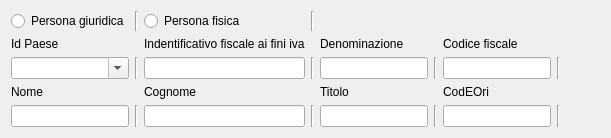
            <widget class="QWidget" name="tab_8">
             <attribute name="title">
              <string>Rappresentante legale</string>
             </attribute>
             <layout class="QGridLayout" name="gridLayout_15">
              <item row="3" column="3">
               <widget class="QLabel" name="label_74">
                <property name="text">
                 <string>Cognome</string>
                </property>
               </widget>
              </item>
              <item row="2" column="4">
               <widget class="Line" name="line_50">
                <property name="orientation">
                 <enum>Qt::Vertical</enum>
                </property>
               </widget>
              </item>
              <item row="2" column="2">
               <widget class="Line" name="line_56">
                <property name="orientation">
                 <enum>Qt::Vertical</enum>
                </property>
               </widget>
              </item>
              <item row="1" column="3">
               <widget class="QLabel" name="label_71">
                <property name="text">
                 <string>Indentificativo fiscale ai fini iva</string>
                </property>
               </widget>
              </item>
              <item row="1" column="5">
               <widget class="QLabel" name="label_70">
                <property name="text">
                 <string>Denominazione</string>
                </property>
               </widget>
              </item>
              <item row="2" column="7">
               <widget class="QLineEdit" name="lineEdit_2"/>
              </item>
              <item row="4" column="2">
               <widget class="Line" name="line_55">
                <property name="orientation">
                 <enum>Qt::Vertical</enum>
                </property>
               </widget>
              </item>
              <item row="4" column="3">
               <widget class="QLineEdit" name="cognome"/>
              </item>
              <item row="3" column="5">
               <widget class="QLabel" name="label_75">
                <property name="text">
                 <string>Titolo</string>
                </property>
               </widget>
              </item>
              <item row="3" column="7">
               <widget class="QLabel" name="label_76">
                <property name="text">
                 <string>CodEOri</string>
                </property>
               </widget>
              </item>
              <item row="4" column="5">
               <widget class="QLineEdit" name="titolo"/>
              </item>
              <item row="2" column="6">
               <widget class="Line" name="line_51">
                <property name="orientation">
                 <enum>Qt::Vertical</enum>
                </property>
               </widget>
              </item>
              <item row="2" column="8">
               <widget class="Line" name="line_52">
                <property name="orientation">
                 <enum>Qt::Vertical</enum>
                </property>
               </widget>
              </item>
              <item row="4" column="4">
               <widget class="Line" name="line_53">
                <property name="orientation">
                 <enum>Qt::Vertical</enum>
                </property>
               </widget>
              </item>
              <item row="4" column="7">
               <widget class="QLineEdit" name="cod_ori"/>
              </item>
              <item row="4" column="6">
               <widget class="Line" name="line_54">
                <property name="orientation">
                 <enum>Qt::Vertical</enum>
                </property>
               </widget>
              </item>
              <item row="4" column="1">
               <widget class="QLineEdit" name="nome"/>
              </item>
              <item row="4" column="9">
               <spacer name="horizontalSpacer_10">
                <property name="orientation">
                 <enum>Qt::Horizontal</enum>
                </property>
                <property name="sizeHint" stdset="0">
                 <size>
                  <width>40</width>
                  <height>20</height>
                 </size>
                </property>
               </spacer>
              </item>
              <item row="2" column="5">
               <widget class="QLineEdit" name="denominazione_2"/>
              </item>
              <item row="3" column="1">
               <widget class="QLabel" name="label_73">
                <property name="text">
                 <string>Nome</string>
                </property>
               </widget>
              </item>
              <item row="2" column="1">
               <widget class="QComboBox" name="id_ced_prest_2">
                <property name="editable">
                 <bool>true</bool>
                </property>
               </widget>
              </item>
              <item row="4" column="8">
               <widget class="Line" name="line_57">
                <property name="orientation">
                 <enum>Qt::Vertical</enum>
                </property>
               </widget>
              </item>
              <item row="2" column="3">
               <widget class="QLineEdit" name="fis_iva_2">
                <property name="maxLength">
                 <number>11</number>
                </property>
               </widget>
              </item>
              <item row="1" column="1">
               <widget class="QLabel" name="label_72">
                <property name="text">
                 <string>Id Paese </string>
                </property>
               </widget>
              </item>
              <item row="1" column="7">
               <widget class="QLabel" name="label_77">
                <property name="text">
                 <string>Codice fiscale</string>
                </property>
               </widget>
              </item>
              <item row="2" column="9">
               <spacer name="horizontalSpacer_11">
                <property name="orientation">
                 <enum>Qt::Horizontal</enum>
                </property>
                <property name="sizeHint" stdset="0">
                 <size>
                  <width>40</width>
                  <height>20</height>
                 </size>
                </property>
               </spacer>
              </item>
              <item row="0" column="2">
               <widget class="Line" name="line_61">
                <property name="orientation">
                 <enum>Qt::Vertical</enum>
                </property>
               </widget>
              </item>
              <item row="0" column="4">
               <widget class="Line" name="line_62">
                <property name="orientation">
                 <enum>Qt::Vertical</enum>
                </property>
               </widget>
              </item>
              <item row="0" column="9">
               <spacer name="horizontalSpacer_17">
                <property name="orientation">
                 <enum>Qt::Horizontal</enum>
                </property>
                <property name="sizeHint" stdset="0">
                 <size>
                  <width>40</width>
                  <height>20</height>
                 </size>
                </property>
               </spacer>
              </item>
              <item row="0" column="3">
               <widget class="QRadioButton" name="pers_fis_rapp_fis">
                <property name="text">
                 <string>Persona fisica</string>
                </property>
               </widget>
              </item>
              <item row="0" column="1">
               <widget class="QRadioButton" name="pers_giud_rap_fis">
                <property name="text">
                 <string>Persona giuridica</string>
                </property>
               </widget>
              </item>
             </layout>
            </widget>
